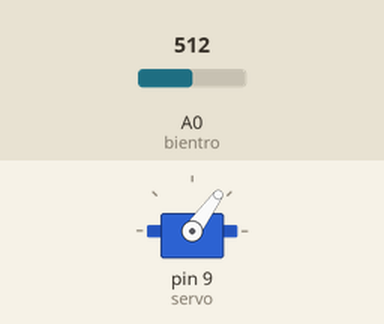
Recording of a sketch running on a simulated Arduino Uno, built with avr-gcc and run on an emulated ATmega328P. Parts: servo. The test bench sets the inputs (shaded band); at power-on: A0 (bientro) = 512.

Above: at 1.2 s.
1.3 s: A0 (bientro) set to 716
At 2.5 s:
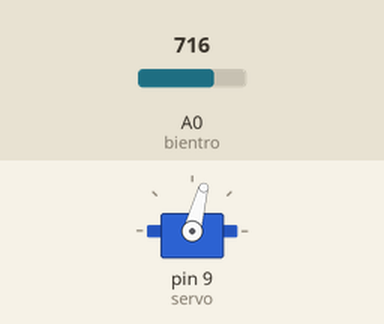
2.8 s: A0 (bientro) set to 900
At 3.9 s:
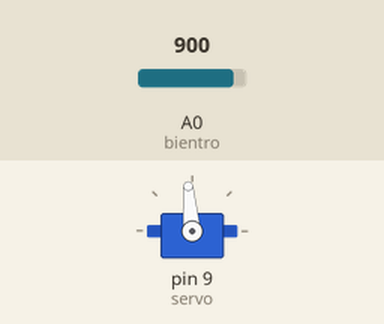
4.3 s: A0 (bientro) set to 1023
At 5.2 s:
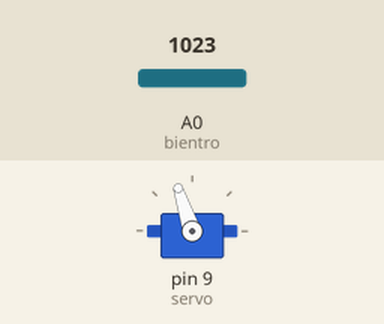
5.8 s: A0 (bientro) set to 306
At 6.5 s:
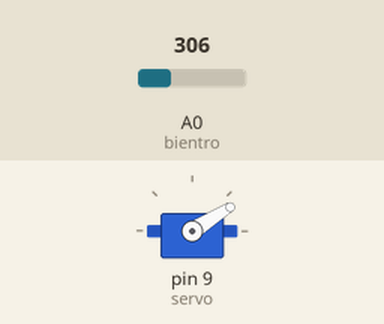
7.3 s: A0 (bientro) set to 122
At 7.8 s:
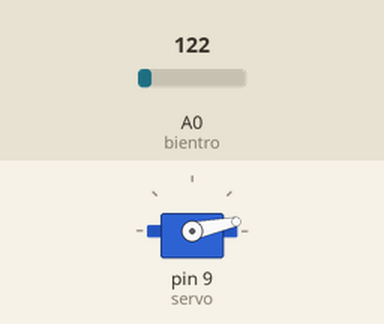
Timing chart, 0 to 9.8 s (numbered marks = the images above; inputs shaded):
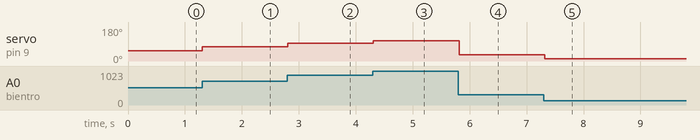

The sketch:

dieukhienservo.ino
```cpp
#include <Servo.h>
Servo myservo;
int bientro= A0;
int servo = 9;
void setup() {
  // put your setup code here, to run once:
myservo.attach(servo);

}

void loop() {
  int value= analogRead(bientro);
  // put your main code here, to run repeatedly:
int servopos = map(value,0,1023,0,108);
myservo.write(servopos);
delay(100);
}
```

Measured:
- after the input at 1.3 s, servo on pin 9 (servo): 54° → 75° at once
- after the input at 2.8 s, servo on pin 9 (servo): 75° → 95° at once
- after the input at 4.3 s, servo on pin 9 (servo): 95° → 108° at once
- after the input at 5.8 s, servo on pin 9 (servo): 108° → 32° at once
- after the input at 7.3 s, servo on pin 9 (servo): 32° → 12° at once
